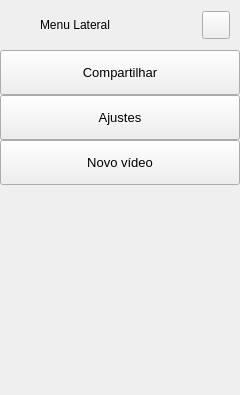
        <widget class="QFrame" name="extraLeftBox">
         <property name="minimumSize">
          <size>
           <width>0</width>
           <height>0</height>
          </size>
         </property>
         <property name="maximumSize">
          <size>
           <width>0</width>
           <height>16777215</height>
          </size>
         </property>
         <property name="frameShape">
          <enum>QFrame::NoFrame</enum>
         </property>
         <property name="frameShadow">
          <enum>QFrame::Raised</enum>
         </property>
         <layout class="QVBoxLayout" name="extraColumLayout">
          <property name="spacing">
           <number>0</number>
          </property>
          <property name="leftMargin">
           <number>0</number>
          </property>
          <property name="topMargin">
           <number>0</number>
          </property>
          <property name="rightMargin">
           <number>0</number>
          </property>
          <property name="bottomMargin">
           <number>0</number>
          </property>
          <item>
           <widget class="QFrame" name="extraTopBg">
            <property name="minimumSize">
             <size>
              <width>0</width>
              <height>50</height>
             </size>
            </property>
            <property name="maximumSize">
             <size>
              <width>16777215</width>
              <height>50</height>
             </size>
            </property>
            <property name="frameShape">
             <enum>QFrame::NoFrame</enum>
            </property>
            <property name="frameShadow">
             <enum>QFrame::Raised</enum>
            </property>
            <layout class="QVBoxLayout" name="verticalLayout_5">
             <property name="spacing">
              <number>0</number>
             </property>
             <property name="leftMargin">
              <number>0</number>
             </property>
             <property name="topMargin">
              <number>0</number>
             </property>
             <property name="rightMargin">
              <number>0</number>
             </property>
             <property name="bottomMargin">
              <number>0</number>
             </property>
             <item>
              <layout class="QGridLayout" name="extraTopLayout">
               <property name="leftMargin">
                <number>10</number>
               </property>
               <property name="rightMargin">
                <number>10</number>
               </property>
               <property name="horizontalSpacing">
                <number>10</number>
               </property>
               <property name="verticalSpacing">
                <number>0</number>
               </property>
               <item row="0" column="0">
                <widget class="QFrame" name="extraIcon">
                 <property name="minimumSize">
                  <size>
                   <width>20</width>
                   <height>0</height>
                  </size>
                 </property>
                 <property name="maximumSize">
                  <size>
                   <width>20</width>
                   <height>20</height>
                  </size>
                 </property>
                 <property name="styleSheet">
                  <string notr="true"/>
                 </property>
                 <property name="frameShape">
                  <enum>QFrame::NoFrame</enum>
                 </property>
                 <property name="frameShadow">
                  <enum>QFrame::Raised</enum>
                 </property>
                </widget>
               </item>
               <item row="0" column="1">
                <widget class="QLabel" name="extraLabel">
                 <property name="minimumSize">
                  <size>
                   <width>150</width>
                   <height>0</height>
                  </size>
                 </property>
                 <property name="text">
                  <string>Menu Lateral</string>
                 </property>
                </widget>
               </item>
               <item row="0" column="2">
                <widget class="QPushButton" name="extraCloseColumnBtn">
                 <property name="minimumSize">
                  <size>
                   <width>28</width>
                   <height>28</height>
                  </size>
                 </property>
                 <property name="maximumSize">
                  <size>
                   <width>28</width>
                   <height>28</height>
                  </size>
                 </property>
                 <property name="cursor">
                  <cursorShape>PointingHandCursor</cursorShape>
                 </property>
                 <property name="toolTip">
                  <string>Close left box</string>
                 </property>
                 <property name="styleSheet">
                  <string notr="true">QPushButton:hover {
    background-color: #FFD700;
}
</string>
                 </property>
                 <property name="text">
                  <string/>
                 </property>
                 <property name="icon">
                  <iconset resource="resources.qrc">
                   <normaloff>:/icons/images/icons/icon_close.png</normaloff>:/icons/images/icons/icon_close.png</iconset>
                 </property>
                 <property name="iconSize">
                  <size>
                   <width>20</width>
                   <height>20</height>
                  </size>
                 </property>
                </widget>
               </item>
              </layout>
             </item>
            </layout>
           </widget>
          </item>
          <item>
           <widget class="QFrame" name="extraContent">
            <property name="frameShape">
             <enum>QFrame::NoFrame</enum>
            </property>
            <property name="frameShadow">
             <enum>QFrame::Raised</enum>
            </property>
            <layout class="QVBoxLayout" name="verticalLayout_12">
             <property name="spacing">
              <number>0</number>
             </property>
             <property name="leftMargin">
              <number>0</number>
             </property>
             <property name="topMargin">
              <number>0</number>
             </property>
             <property name="rightMargin">
              <number>0</number>
             </property>
             <property name="bottomMargin">
              <number>0</number>
             </property>
             <item alignment="Qt::AlignTop">
              <widget class="QFrame" name="extraTopMenu">
               <property name="styleSheet">
                <string notr="true">QPushButton:hover {
    background-color: #000033;
}
</string>
               </property>
               <property name="frameShape">
                <enum>QFrame::NoFrame</enum>
               </property>
               <property name="frameShadow">
                <enum>QFrame::Raised</enum>
               </property>
               <layout class="QVBoxLayout" name="verticalLayout_11">
                <property name="spacing">
                 <number>0</number>
                </property>
                <property name="leftMargin">
                 <number>0</number>
                </property>
                <property name="topMargin">
                 <number>0</number>
                </property>
                <property name="rightMargin">
                 <number>0</number>
                </property>
                <property name="bottomMargin">
                 <number>0</number>
                </property>
                <item>
                 <widget class="QPushButton" name="btn_share">
                  <property name="sizePolicy">
                   <sizepolicy hsizetype="Expanding" vsizetype="Fixed">
                    <horstretch>0</horstretch>
                    <verstretch>0</verstretch>
                   </sizepolicy>
                  </property>
                  <property name="minimumSize">
                   <size>
                    <width>0</width>
                    <height>45</height>
                   </size>
                  </property>
                  <property name="font">
                   <font>
                    <family>Segoe UI</family>
                    <pointsize>10</pointsize>
                    <italic>false</italic>
                    <bold>false</bold>
                   </font>
                  </property>
                  <property name="cursor">
                   <cursorShape>PointingHandCursor</cursorShape>
                  </property>
                  <property name="layoutDirection">
                   <enum>Qt::LeftToRight</enum>
                  </property>
                  <property name="styleSheet">
                   <string notr="true">background-image: url(:/icons/images/icons/cil-share-boxed.png);</string>
                  </property>
                  <property name="text">
                   <string>Compartilhar</string>
                  </property>
                 </widget>
                </item>
                <item>
                 <widget class="QPushButton" name="btn_adjustments">
                  <property name="sizePolicy">
                   <sizepolicy hsizetype="Expanding" vsizetype="Fixed">
                    <horstretch>0</horstretch>
                    <verstretch>0</verstretch>
                   </sizepolicy>
                  </property>
                  <property name="minimumSize">
                   <size>
                    <width>0</width>
                    <height>45</height>
                   </size>
                  </property>
                  <property name="font">
                   <font>
                    <family>Segoe UI</family>
                    <pointsize>10</pointsize>
                    <italic>false</italic>
                    <bold>false</bold>
                   </font>
                  </property>
                  <property name="cursor">
                   <cursorShape>PointingHandCursor</cursorShape>
                  </property>
                  <property name="layoutDirection">
                   <enum>Qt::LeftToRight</enum>
                  </property>
                  <property name="styleSheet">
                   <string notr="true">background-image: url(:/icons/images/icons/cil-equalizer.png);</string>
                  </property>
                  <property name="text">
                   <string>Ajustes</string>
                  </property>
                 </widget>
                </item>
                <item>
                 <widget class="QPushButton" name="btn_new_video">
                  <property name="sizePolicy">
                   <sizepolicy hsizetype="Expanding" vsizetype="Fixed">
                    <horstretch>0</horstretch>
                    <verstretch>0</verstretch>
                   </sizepolicy>
                  </property>
                  <property name="minimumSize">
                   <size>
                    <width>0</width>
                    <height>45</height>
                   </size>
                  </property>
                  <property name="font">
                   <font>
                    <family>Segoe UI</family>
                    <pointsize>10</pointsize>
                    <italic>false</italic>
                    <bold>false</bold>
                   </font>
                  </property>
                  <property name="cursor">
                   <cursorShape>PointingHandCursor</cursorShape>
                  </property>
                  <property name="toolTip">
                   <string>Vídeo a partir de dataset</string>
                  </property>
                  <property name="layoutDirection">
                   <enum>Qt::LeftToRight</enum>
                  </property>
                  <property name="styleSheet">
                   <string notr="true">QPushButton{
	background-image: url(:/icons/images/icons/cil-camera-roll.png);
}</string>
                  </property>
                  <property name="text">
                   <string>Novo vídeo</string>
                  </property>
                 </widget>
                </item>
               </layout>
              </widget>
             </item>
             <item>
              <widget class="QFrame" name="extraCenter">
               <property name="frameShape">
                <enum>QFrame::NoFrame</enum>
               </property>
               <property name="frameShadow">
                <enum>QFrame::Raised</enum>
               </property>
               <layout class="QVBoxLayout" name="verticalLayout_10">
                <item>
                 <widget class="QTextEdit" name="textEdit">
                  <property name="minimumSize">
                   <size>
                    <width>222</width>
                    <height>0</height>
                   </size>
                  </property>
                  <property name="styleSheet">
                   <string notr="true">background: transparent;</string>
                  </property>
                  <property name="frameShape">
                   <enum>QFrame::NoFrame</enum>
                  </property>
                  <property name="readOnly">
                   <bool>true</bool>
                  </property>
                  <property name="html">
                   <string>&lt;!DOCTYPE HTML PUBLIC &quot;-//W3C//DTD HTML 4.0//EN&quot; &quot;http://www.w3.org/TR/REC-html40/strict.dtd&quot;&gt;
&lt;html&gt;&lt;head&gt;&lt;meta name=&quot;qrichtext&quot; content=&quot;1&quot; /&gt;&lt;meta charset=&quot;utf-8&quot; /&gt;&lt;style type=&quot;text/css&quot;&gt;
p, li { white-space: pre-wrap; }
hr { height: 1px; border-width: 0; }
li.unchecked::marker { content: &quot;\2610&quot;; }
li.checked::marker { content: &quot;\2612&quot;; }
&lt;/style&gt;&lt;/head&gt;&lt;body style=&quot; font-family:'Segoe UI'; font-size:10pt; font-weight:400; font-style:normal;&quot;&gt;
&lt;p align=&quot;center&quot; style=&quot;-qt-paragraph-type:empty; margin-top:12px; margin-bottom:12px; margin-left:0px; margin-right:0px; -qt-block-indent:0; text-indent:0px;&quot;&gt;&lt;br /&gt;&lt;/p&gt;&lt;/body&gt;&lt;/html&gt;</string>
                  </property>
                 </widget>
                </item>
               </layout>
              </widget>
             </item>
             <item>
              <widget class="QFrame" name="extraBottom">
               <property name="frameShape">
                <enum>QFrame::NoFrame</enum>
               </property>
               <property name="frameShadow">
                <enum>QFrame::Raised</enum>
               </property>
              </widget>
             </item>
            </layout>
           </widget>
          </item>
         </layout>
        </widget>
